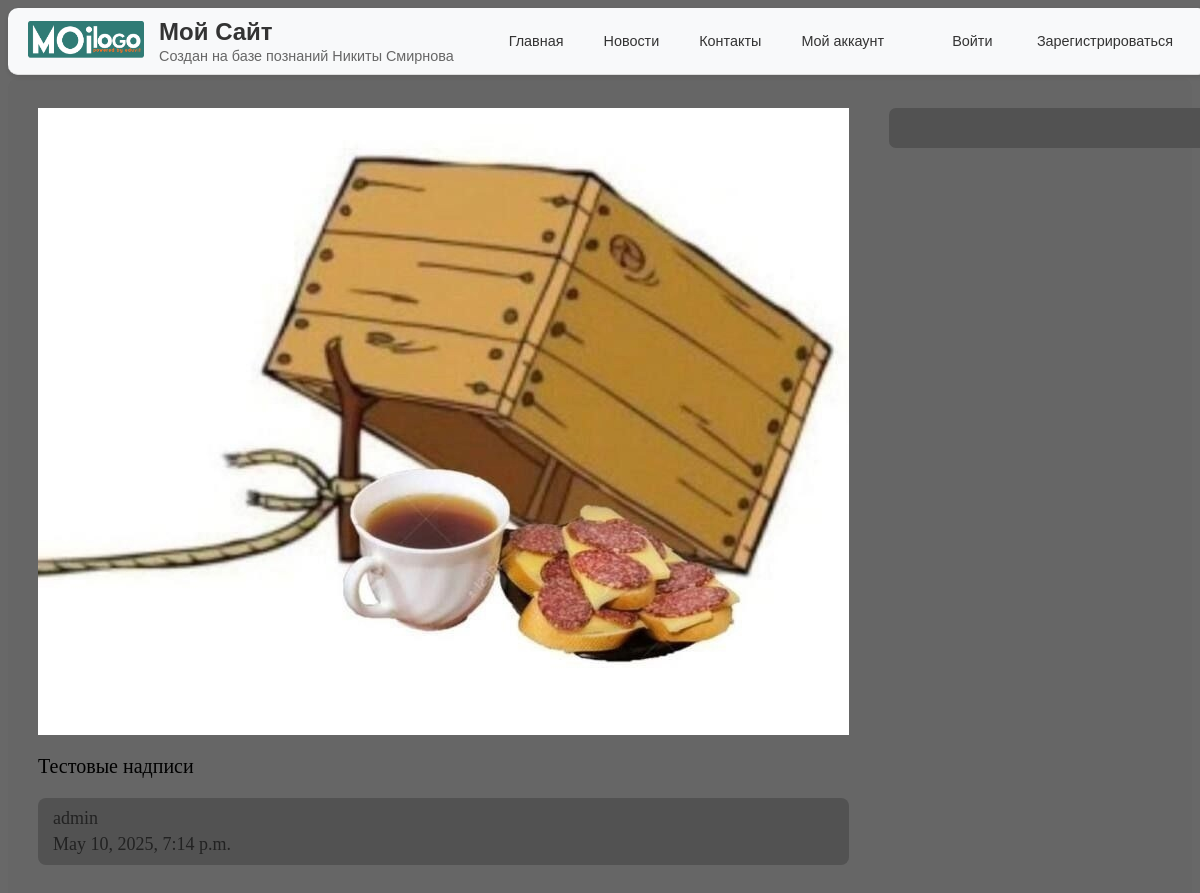
Page /mysite/detail/2/ on the committed database.
### mysite/models.py (models this page shows, shortened)
class BlogPost(models.Model):
    title = models.CharField(max_length=200, verbose_name="Заголовок")
    content = models.TextField(verbose_name="Содержание")
    date_published = models.DateTimeField(default=timezone.now(), verbose_name="Дата публикации")
    image = models.ImageField(upload_to="images/", verbose_name="Изображение")
    author = models.ForeignKey(User, on_delete=models.CASCADE, verbose_name="Автор", null=True, blank=True)
    class Meta:
        verbose_name = "Блог"
        verbose_name_plural = "Блоги"

### mysite/views.py (the view)
# urls.py: path("detail/<int:pk>/", views.detail, name="blog_detail"),
def detail(request, pk):
    blog = BlogPost.objects.get(pk=pk)
    comments = Comment.objects.filter(blog=blog)
    title = blog.title
    return render(
        request,
        template_name='mysite/blog_detail.html',
        context={"blog": blog, "comments": comments, "title": title}
    )

### mysite/templates/mysite/blog_detail.html (shortened to what this page needs)
{% extends 'mysite/layout.html' %}
{% load static %}
{% block static %}
<link rel="stylesheet" href="{% static 'mysite/css/blog_detail.css' %}">
{% endblock %}
{% block content %}
    <div class="blog_detail">
            <div class="content">
                <img src="{{ blog.image.url}}">
                <div><a>{{ blog.content | linebreaks }}</a></div>
                <div class="blog_info">
                    <a>{{ blog.author }}</a>
                    <a>{{ blog.date_published }}</a>
            </div>
        </div>
        <div class="comments">
        </div>
    </div>
{% endblock %}

### static/mysite/css/layout.css (style rules this page uses)
body { background-color: #686868; }

### static/mysite/css/blog_detail.css (style rules this page uses)
.blog_detail { display: flex; flex-direction: row; justify-content: flex-start; align-items: flex-start; gap: 40px; background: #666; padding: 30px; border-radius: 10px; }
.blog_info { margin-bottom: 20px; font-size: 18px; color: #222; background: #525252; padding: 10px 15px; border-radius: 8px; display: flex; flex-direction: column; gap: 5px; }
.content { font-size: 20px; color: #000000; margin-bottom: 20px; }
.comments { flex: 1; background: #525252; padding: 20px; border-radius: 7px; min-width: 300px; max-width: 400px; color: #000000; }

### rows in the picture
BlogPost: image (picture), content "Тестовые надписи", author "admin", date_published "May 10, 2025, 7:14 p.m."
